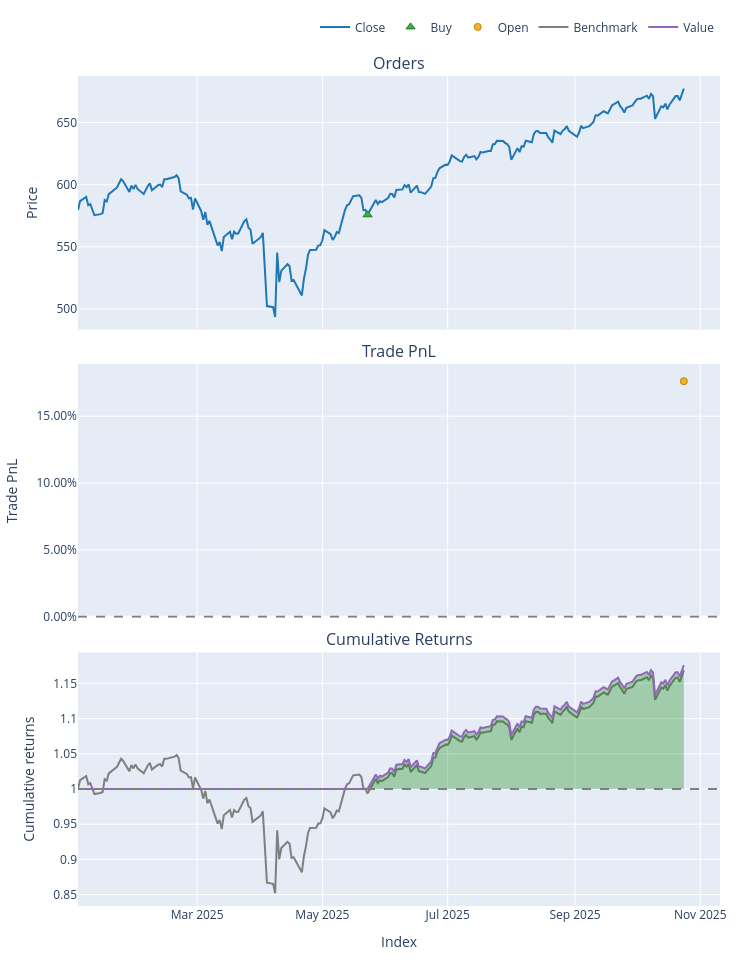

The cell this chart's notebook holds for it:
### Markdown cell above
How much did the performance **degrade**?

`SMA_20_200`'s return dropped significantly from 48% toi 17%, however, the length of in_sample was WAY longer than the out of sample time period. It still outperformed the benchmark return of buying and holding SPY for the entire period. However, it dropped behind our OG single SMA strategy. 

One thing that should be noted is the sharpe ratio of our tuned `SMA_20_200' strategy. All of our sharpe's are quite high, but 3.2 is ridiculous, especially considered the strategy also outpreformed our benchmark. This means our trading strategy was getting the same/better return for much less risk.

The max drawdown in each of our startegies was the same. Interesting. However during our in sample testing, our tuned strategy showed that it limited drawdown way better than the pther strategies.

### Code cell
out_sample_portfolio["SMA_20_200"].plot().show()

### Figure 1 — Plotly figure (JSON) as saved in the notebook; plotly's stock layout.template omitted (floating-point values rounded to 4 significant figures; data arrays with more than 128 entries replaced by an {"elided": "..."} marker saying what was removed)
{"data": [{"legendgroup": "0", "line": {"color": "#1f77b4"}, "name": "Close", "showlegend": true, "type": "scatter", "uid": "bb3147a1-8e57-49e3-9111-96851e78e13a", "x": {"elided": "204 str values"}, "xaxis": "x", "y": {"elided": "204 float values"}, "yaxis": "y"}, {"customdata": [[6.0, 173.7, 0.0]], "hovertemplate": "Order Id: %{customdata[0]}<br>Timestamp: %{x}<br>Price: %{y}<br>Size: %{customdata[1]:.6f}<br>Fees: %{customdata[2]:.6f}", "legendgroup": "1", "marker": {"color": "#37B13F", "line": {"color": "rgb(38,123,44)", "width": 1}, "size": 8, "symbol": "triangle-up"}, "mode": "markers", "name": "Buy", "type": "scatter", "uid": "9f6a79d6-2b6e-4e5f-b916-9810f9eb83aa", "x": ["2025-05-23T00:00:00.000000000"], "xaxis": "x", "y": [575.8], "yaxis": "y"}, {"customdata": [[0.0, 0.0, 17620.0, 0.1762]], "hovertemplate": "Exit Trade Id: %{customdata[0]}<br>Position Id: %{customdata[1]}<br>Exit Timestamp: %{x}<br>PnL: %{customdata[2]:.6f}<br>Return: %{customdata[3]:.2%}", "legendgroup": "2", "marker": {"color": "#FFAA00", "line": {"color": "rgb(178,118,0)", "width": 1}, "opacity": [0.9], "size": [7], "symbol": "circle"}, "mode": "markers", "name": "Open", "type": "scatter", "uid": "9483f0ad-090b-4fe2-925d-aa58eac16760", "x": ["2025-10-24T00:00:00.000000000"], "xaxis": "x2", "y": [0.1762], "yaxis": "y2"}, {"legendgroup": "3", "line": {"color": "#7f7f7f"}, "name": "Benchmark", "showlegend": true, "type": "scatter", "uid": "cdf0ac7a-191e-4a54-ba59-a2f869bfde8f", "x": {"elided": "204 str values"}, "xaxis": "x3", "y": {"elided": "204 float values"}, "yaxis": "y3"}, {"hoverinfo": "skip", "legendgroup": "4", "line": {"color": "rgba(0, 0, 0, 0)", "width": 0}, "opacity": 0, "showlegend": false, "type": "scatter", "uid": "1ca969b8-670a-44a5-b42f-b6d5968109de", "x": {"elided": "204 str values"}, "xaxis": "x3", "y": {"elided": "204 int values"}, "yaxis": "y3"}, {"connectgaps": false, "fill": "tonexty", "fillcolor": "rgba(0, 128, 0, 0.3)", "hoverinfo": "skip", "legendgroup": "4", "line": {"color": "rgba(0, 0, 0, 0)", "width": 0}, "opacity": 0, "showlegend": false, "type": "scatter", "uid": "ed073d89-9be2-491f-b6fb-c1d35f15bbe9", "x": {"elided": "204 str values"}, "xaxis": "x3", "y": {"elided": "204 float values"}, "yaxis": "y3"}, {"legendgroup": "5", "line": {"color": "#9467bd"}, "name": "Value", "showlegend": true, "type": "scatter", "uid": "db839939-5dab-4571-8740-e9c6cd4d61cb", "x": {"elided": "204 str values"}, "xaxis": "x3", "y": {"elided": "204 float values"}, "yaxis": "y3"}, {"hoverinfo": "skip", "legendgroup": "4", "line": {"color": "rgba(0, 0, 0, 0)", "width": 0}, "opacity": 0, "showlegend": false, "type": "scatter", "uid": "4efcb640-cc54-41cf-9e6f-6f46cef3bbc6", "x": {"elided": "204 str values"}, "xaxis": "x3", "y": {"elided": "204 int values"}, "yaxis": "y3"}], "layout": {"annotations": [{"font": {"size": 16}, "showarrow": false, "text": "Orders", "x": 0.5, "xanchor": "center", "xref": "paper", "y": 1, "yanchor": "bottom", "yref": "paper"}, {"font": {"size": 16}, "showarrow": false, "text": "Trade PnL", "x": 0.5, "xanchor": "center", "xref": "paper", "y": 0.6528, "yanchor": "bottom", "yref": "paper"}, {"font": {"size": 16}, "showarrow": false, "text": "Cumulative Returns", "x": 0.5, "xanchor": "center", "xref": "paper", "y": 0.3056, "yanchor": "bottom", "yref": "paper"}], "height": 960, "legend": {"orientation": "h", "traceorder": "normal", "x": 1, "xanchor": "right", "y": 1.042, "yanchor": "bottom"}, "margin": {"b": 30, "l": 30, "r": 30, "t": 30}, "shapes": [{"line": {"color": "gray", "dash": "dash"}, "type": "line", "x0": 0, "x1": 1, "xref": "paper", "y0": 0, "y1": 0, "yref": "y2"}, {"line": {"color": "gray", "dash": "dash"}, "type": "line", "x0": 0, "x1": 1, "xref": "paper", "y0": 1, "y1": 1, "yref": "y3"}], "showlegend": true, "width": 750, "xaxis": {"anchor": "y", "domain": [0, 1], "matches": "x3", "showticklabels": false}, "xaxis2": {"anchor": "y2", "domain": [0, 1], "matches": "x3", "showticklabels": false}, "xaxis3": {"anchor": "y3", "domain": [0, 1], "title": {"text": "Index"}}, "yaxis": {"anchor": "x", "domain": [0.6944, 1], "title": {"text": "Price"}}, "yaxis2": {"anchor": "x2", "domain": [0.3472, 0.6528], "tickformat": ".2%", "title": {"text": "Trade PnL"}}, "yaxis3": {"anchor": "x3", "domain": [0, 0.3056], "title": {"text": "Cumulative returns"}}}}
